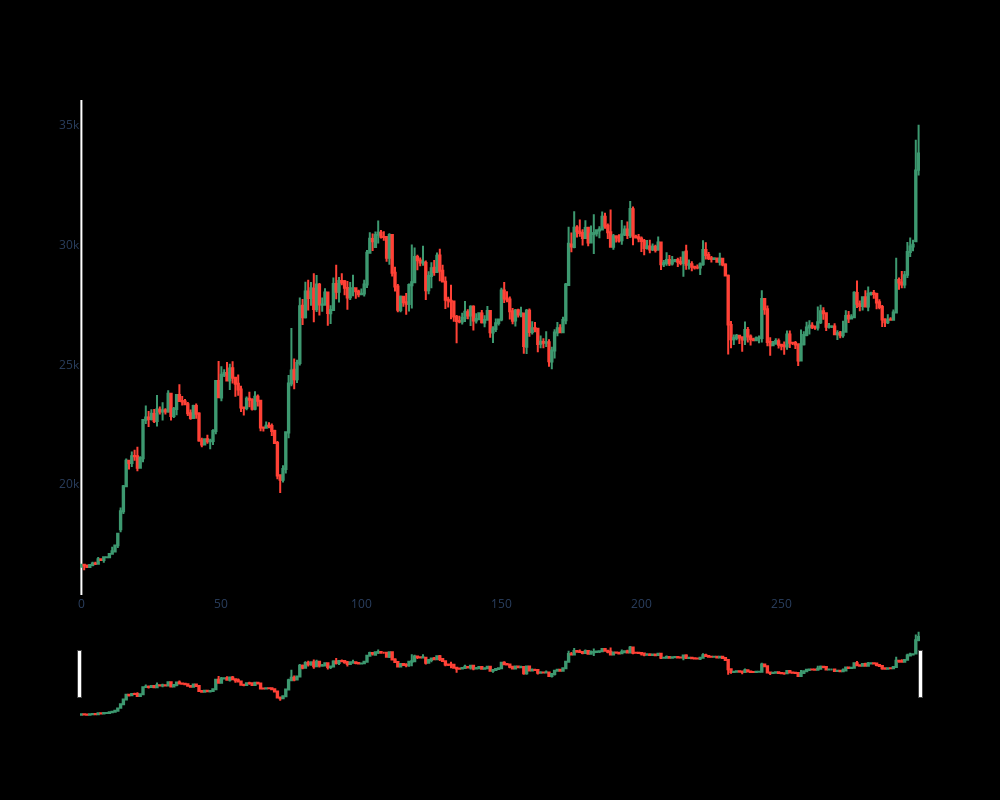

Notebook code cell kept with this figure:
### Code cell
import plotly.graph_objects as go
dfpl=data[:]
fig = go.Figure(data=[go.Candlestick(x=dfpl.index,
                    open=dfpl['Open'],
                    high=dfpl['High'],
                    low=dfpl['Low'],
                    close=dfpl['Close'])])

fig.update_layout(
    autosize=False,
    width=1000,
    height=800, 
    paper_bgcolor='black',
    plot_bgcolor='black')
fig.update_xaxes(gridcolor='black')
fig.update_yaxes(gridcolor='black')

fig.show()

### Figure 1 — Plotly figure (JSON) as saved in the notebook; plotly's stock layout.template omitted (floating-point values rounded to 4 significant figures; data arrays with more than 128 entries replaced by an {"elided": "..."} marker saying what was removed)
{"data": [{"close": {"elided": "300 float values"}, "high": {"elided": "300 float values"}, "low": {"elided": "300 float values"}, "open": {"elided": "300 float values"}, "type": "candlestick", "x": {"elided": "300 int values"}}], "layout": {"autosize": false, "height": 800, "paper_bgcolor": "black", "plot_bgcolor": "black", "width": 1000, "xaxis": {"gridcolor": "black"}, "yaxis": {"gridcolor": "black"}}}
